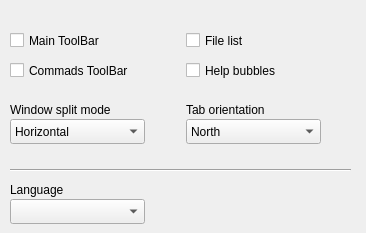
   <widget class="QWidget" name="Pref_page_0">
    <widget class="QCheckBox" name="Pref_checkBox_ToolBarMain">
     <property name="geometry">
      <rect>
       <x>10</x>
       <y>30</y>
       <width>171</width>
       <height>21</height>
      </rect>
     </property>
     <property name="minimumSize">
      <size>
       <width>171</width>
       <height>0</height>
      </size>
     </property>
     <property name="maximumSize">
      <size>
       <width>171</width>
       <height>16777215</height>
      </size>
     </property>
     <property name="accessibleName">
      <string/>
     </property>
     <property name="text">
      <string>Main ToolBar</string>
     </property>
    </widget>
    <widget class="QCheckBox" name="Pref_checkBox_Commands">
     <property name="geometry">
      <rect>
       <x>10</x>
       <y>60</y>
       <width>171</width>
       <height>21</height>
      </rect>
     </property>
     <property name="accessibleName">
      <string/>
     </property>
     <property name="text">
      <string>Commads ToolBar</string>
     </property>
    </widget>
    <widget class="QCheckBox" name="Pref_checkBox_FileList">
     <property name="geometry">
      <rect>
       <x>186</x>
       <y>30</y>
       <width>171</width>
       <height>21</height>
      </rect>
     </property>
     <property name="minimumSize">
      <size>
       <width>171</width>
       <height>0</height>
      </size>
     </property>
     <property name="maximumSize">
      <size>
       <width>171</width>
       <height>16777215</height>
      </size>
     </property>
     <property name="accessibleName">
      <string/>
     </property>
     <property name="text">
      <string>File list</string>
     </property>
    </widget>
    <widget class="QWidget" name="layoutWidget">
     <property name="geometry">
      <rect>
       <x>10</x>
       <y>180</y>
       <width>151</width>
       <height>44</height>
      </rect>
     </property>
     <layout class="QVBoxLayout" name="Pref_VBoxLayout_language">
      <property name="spacing">
       <number>0</number>
      </property>
      <item>
       <widget class="QLabel" name="Pref_label_Lang">
        <property name="text">
         <string>Language</string>
        </property>
       </widget>
      </item>
      <item>
       <widget class="QComboBox" name="Pref_comboBox_Lang">
        <property name="sizePolicy">
         <sizepolicy hsizetype="Fixed" vsizetype="Fixed">
          <horstretch>0</horstretch>
          <verstretch>0</verstretch>
         </sizepolicy>
        </property>
        <property name="minimumSize">
         <size>
          <width>135</width>
          <height>25</height>
         </size>
        </property>
        <property name="maximumSize">
         <size>
          <width>135</width>
          <height>25</height>
         </size>
        </property>
        <property name="accessibleName">
         <string/>
        </property>
       </widget>
      </item>
     </layout>
    </widget>
    <widget class="QWidget" name="layoutWidget_3">
     <property name="geometry">
      <rect>
       <x>186</x>
       <y>100</y>
       <width>161</width>
       <height>44</height>
      </rect>
     </property>
     <layout class="QVBoxLayout" name="Pref_VBoxLayout_taborientation">
      <property name="spacing">
       <number>0</number>
      </property>
      <item>
       <widget class="QLabel" name="Pref_label_TabOrientation">
        <property name="text">
         <string>Tab orientation</string>
        </property>
       </widget>
      </item>
      <item>
       <widget class="QComboBox" name="Pref_comboBox_TabOrientation">
        <property name="minimumSize">
         <size>
          <width>135</width>
          <height>25</height>
         </size>
        </property>
        <property name="maximumSize">
         <size>
          <width>135</width>
          <height>25</height>
         </size>
        </property>
        <property name="accessibleName">
         <string/>
        </property>
        <property name="maxVisibleItems">
         <number>4</number>
        </property>
        <item>
         <property name="text">
          <string>North</string>
         </property>
        </item>
        <item>
         <property name="text">
          <string>South</string>
         </property>
        </item>
        <item>
         <property name="text">
          <string>East</string>
         </property>
        </item>
        <item>
         <property name="text">
          <string>West</string>
         </property>
        </item>
       </widget>
      </item>
     </layout>
    </widget>
    <widget class="QWidget" name="layoutWidget_4">
     <property name="geometry">
      <rect>
       <x>10</x>
       <y>100</y>
       <width>151</width>
       <height>44</height>
      </rect>
     </property>
     <layout class="QVBoxLayout" name="Pref_VBoxLayout_windowsplitmode">
      <property name="spacing">
       <number>0</number>
      </property>
      <item>
       <widget class="QLabel" name="Pref_label_SplitMode">
        <property name="text">
         <string>Window split mode</string>
        </property>
       </widget>
      </item>
      <item>
       <widget class="QComboBox" name="Pref_comboBox_SplitMode">
        <property name="sizePolicy">
         <sizepolicy hsizetype="Fixed" vsizetype="Fixed">
          <horstretch>0</horstretch>
          <verstretch>0</verstretch>
         </sizepolicy>
        </property>
        <property name="minimumSize">
         <size>
          <width>135</width>
          <height>25</height>
         </size>
        </property>
        <property name="maximumSize">
         <size>
          <width>135</width>
          <height>25</height>
         </size>
        </property>
        <property name="accessibleName">
         <string/>
        </property>
        <property name="maxVisibleItems">
         <number>2</number>
        </property>
        <item>
         <property name="text">
          <string>Horizontal</string>
         </property>
        </item>
        <item>
         <property name="text">
          <string>Vertical</string>
         </property>
        </item>
       </widget>
      </item>
     </layout>
    </widget>
    <widget class="Line" name="Pref_line1_page_0">
     <property name="geometry">
      <rect>
       <x>10</x>
       <y>160</y>
       <width>341</width>
       <height>20</height>
      </rect>
     </property>
     <property name="minimumSize">
      <size>
       <width>341</width>
       <height>0</height>
      </size>
     </property>
     <property name="maximumSize">
      <size>
       <width>341</width>
       <height>16777215</height>
      </size>
     </property>
     <property name="orientation">
      <enum>Qt::Horizontal</enum>
     </property>
    </widget>
    <widget class="QCheckBox" name="Pref_checkBox_HelpBubbles">
     <property name="geometry">
      <rect>
       <x>186</x>
       <y>60</y>
       <width>171</width>
       <height>21</height>
      </rect>
     </property>
     <property name="minimumSize">
      <size>
       <width>171</width>
       <height>0</height>
      </size>
     </property>
     <property name="maximumSize">
      <size>
       <width>171</width>
       <height>16777215</height>
      </size>
     </property>
     <property name="accessibleName">
      <string/>
     </property>
     <property name="text">
      <string>Help bubbles</string>
     </property>
    </widget>
   </widget>
